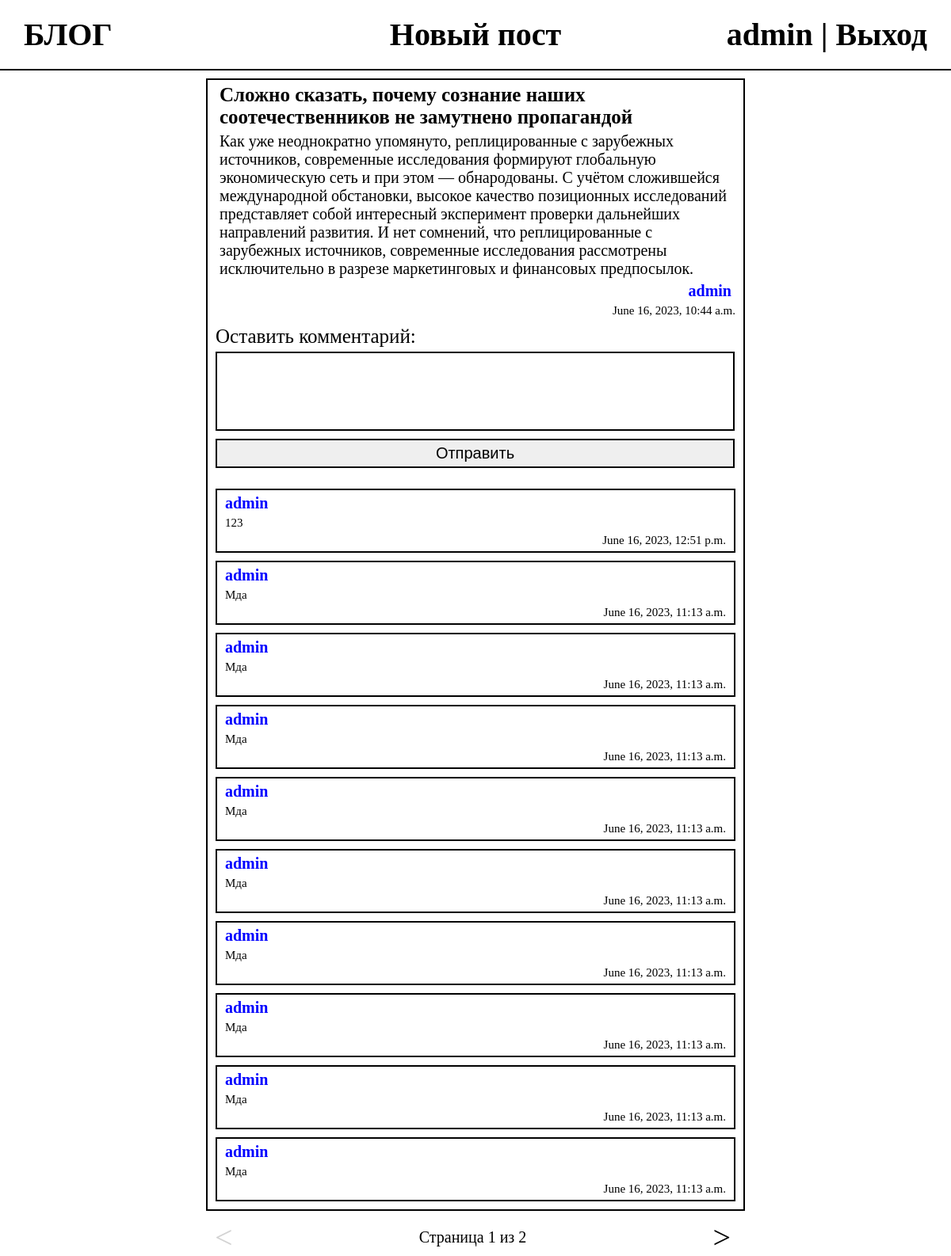
Screenshot of /blog/post/11 (signed in) with the database file from the repository.
### blog/models.py (models this page shows, shortened)
class Post(models.Model):
    STATUS_CHOICES = (
        ('draft', 'Draft'),
        ('published', 'Published'),
    )
    title = models.CharField(max_length=100, blank=False)
    text = models.TextField()
    publish = models.DateTimeField(default=timezone.now)
    created = models.DateTimeField(auto_now_add=True)
    updated = models.DateTimeField(auto_now=True)
    user = models.ForeignKey(User, on_delete=models.CASCADE, related_name='blog_posts')
    status = models.CharField(max_length=10, choices=STATUS_CHOICES, default='published')

class Comment(models.Model):
    text = models.TextField(max_length=1000, blank=False)
    publish = models.DateTimeField(default=timezone.now)
    post = models.ForeignKey(Post, on_delete=models.CASCADE, related_name="comments")
    user = models.ForeignKey(User, on_delete=models.CASCADE)

### blog/views.py (the view)
# urls.py: path('post/<int:post_id>', post),
def post(request, post_id):
    post_by_id = Post.objects.get(id=post_id)
    if not post_by_id:
        return HttpResponse('error')
    if request.method == "GET":
        form = CommentForm()
        comments = Comment.objects.filter(post=post_by_id).order_by('-publish')
        paginator = Paginator(comments, 10)
        page_number = request.GET.get('page')
        try:
            comments = paginator.page(page_number)
        except PageNotAnInteger or EmptyPage:
            comments = paginator.page(1)
    if request.method == "POST":
        form = CommentForm(request.POST)
        if form.is_valid():
            form_data = form.cleaned_data
            Comment.objects.create(post=post_by_id, text=form_data['text'], user=request.user)
            return HttpResponseRedirect(f"/blog/post/{post_id}")
    return render(request, 'post.html', {'post': post_by_id, 'comments': comments, 'page': page_number, 'form': form})

### blog/forms.py
class CommentForm(forms.Form):
    text = forms.CharField(required=True)
    text.error_messages = {'required': 'Комментарий пуст'}
    text.widget = forms.Textarea(attrs={'class': 'comment_form_input'})

### blog/templates/post.html (shortened to what this page needs)
{% extends "base.html" %}
{% block content %}
    <div class="feed">
        <div class="post">
            <div class="post_title">{{post.title}}</div>
            <div class="post_text">{{post.text}}</div>
            <div class="post_user">{{post.user.username}}</div>
            <div class="post_datetime">{{post.publish}}</div>
            <form class="comment_form" method="POST">
                <div class="comment_form_container">
                    <div class="comment_form_label">Оставить комментарий:</div>
                        {{form.text}}
                    <input type="submit" id="comment_form_submit" class="comment_form_submit" value="Отправить">
                </div>
            </form>
            {% for comment in comments %}
                {% if comment.post == post %}
                    <div class="post">
                        <div class="comment_user">{{comment.user.username}}</div>
                        <div class="comment_text">{{comment.text}}</div>
                        <div class="comment_datetime">{{comment.publish}}</div>
                    </div>
                {% endif %}
            {% endfor %}
        </div>
    </div>
    {% include "pagination.html" with page=comments %}
{% endblock %}

### blog/templates/base.html (shortened to what this page needs)
{% load static %}
<html lang="en">
<head>
    <link rel="stylesheet" href="{% static 'css/styles.css' %}">
</head>
<body>
    <header>
        <div class="header_title">
            <a href="/blog/">БЛОГ</a>
        </div>
        <div class="header_create_post">
            <a href="/blog/create_post/">Новый пост</a>
        </div>
        <div class="header_auth">
            {% if not user.is_authenticated %}
            <a href="/blog/login/">Вход</a> |
            <a href="/blog/register/">Регистрация</a>
            {% else %}
            {{user.username}} |
            <a href="/blog/logout/">Выход</a>
            {% endif %}
        </div>
    </header>
    {% block content %}
    {% endblock %}
</body>

### blog/static/css/styles.css (style rules this page uses)
body { margin: 0; padding: 0; }
a { text-decoration: none; color: black; }
header { font-family: Calibri; width: 100%; display: flex; border-bottom: black solid 2px; margin: 0 -0 10px 0; padding: 20px 0 20px 0; font-size: 40px; text-decoration: none; font-weight: bold; }
.header_title { float: left; text-align: left; padding-left: 30px; width: 30%; }
.header_create_post { float: left; text-align: center; width: 40%; }
.header_auth { float: left; text-align: right; padding-right: 30px; width: 30%; }
.feed, .pagination { . font-family: Calibri; width: 700px; margin: auto; border: black solid 0px; }
.post { font-family: Calibri; width: auto; margin: 10px; border: black solid 2px; }
.post_title { font-size: 25px; font-weight: bold; margin: 5px 15px; }
.post_text { font-size: 20px; margin: 5px 15px; }
.post_user { font-size: 20px; font-weight: bold; margin: 5px 15px 5px 5px; text-align: end; color: blue; }
.post_datetime { font-size: 15px; margin: 5px 10px; text-align: end; }
.comment_text { font-size: 15px; margin: 5px 10px; }
.comment_user { font-size: 20px; font-weight: bold; margin: 5px 10px; color: blue; }
.comment_datetime { font-size: 15px; margin: 5px 10px; text-align: end; }
.comment_form_container { font-family: Calibri; width: auto; margin: 10px; }
.comment_form_label { font-size: 25px; margin: 5px 0 5px 0; }
.comment_form_input { width: 655px; border: black solid 2px; font-size: 20px; height: 100px; resize: none; }
.comment_form_submit { width: 655px; border: black solid 2px; margin: 10px 0 10px 0; font-size: 20px; padding: 5px; }

### rows the page displays
Post: title "Сложно сказать, почему сознание наших соотечественников не замутнено пропагандой", text "Как уже неоднократно упомянуто, реплицированные с зарубежных источников, современные исследования формируют глобальную экономическую сеть и при этом — обнародованы. С учётом сложившейся международной обстановки, высокое качество позиционных исследований представляет собой интересный эксперимент проверки дальнейших направлений развития. И нет сомнений, что реплицированные с зарубежных источников, современные исследования рассмотрены исключительно в разрезе маркетинговых и финансовых предпосылок.", user.username "admin", publish "June 16, 2023, 10:44 a.m."
Comment: user.username "admin", text "123", publish "June 16, 2023, 12:51 p.m."
Comment: user.username "admin", text "Мда", publish "June 16, 2023, 11:13 a.m."
Comment: user.username "admin", text "Мда", publish "June 16, 2023, 11:13 a.m."
Comment: user.username "admin", text "Мда", publish "June 16, 2023, 11:13 a.m."
Comment: user.username "admin", text "Мда", publish "June 16, 2023, 11:13 a.m."
Comment: user.username "admin", text "Мда", publish "June 16, 2023, 11:13 a.m."
Comment: user.username "admin", text "Мда", publish "June 16, 2023, 11:13 a.m."
Comment: user.username "admin", text "Мда", publish "June 16, 2023, 11:13 a.m."
Comment: user.username "admin", text "Мда", publish "June 16, 2023, 11:13 a.m."
Comment: user.username "admin", text "Мда", publish "June 16, 2023, 11:13 a.m."

### other values shown
{{ user.username }} "admin"
{{ page.number }} "1"
{{ page.paginator.num_pages }} "2"
